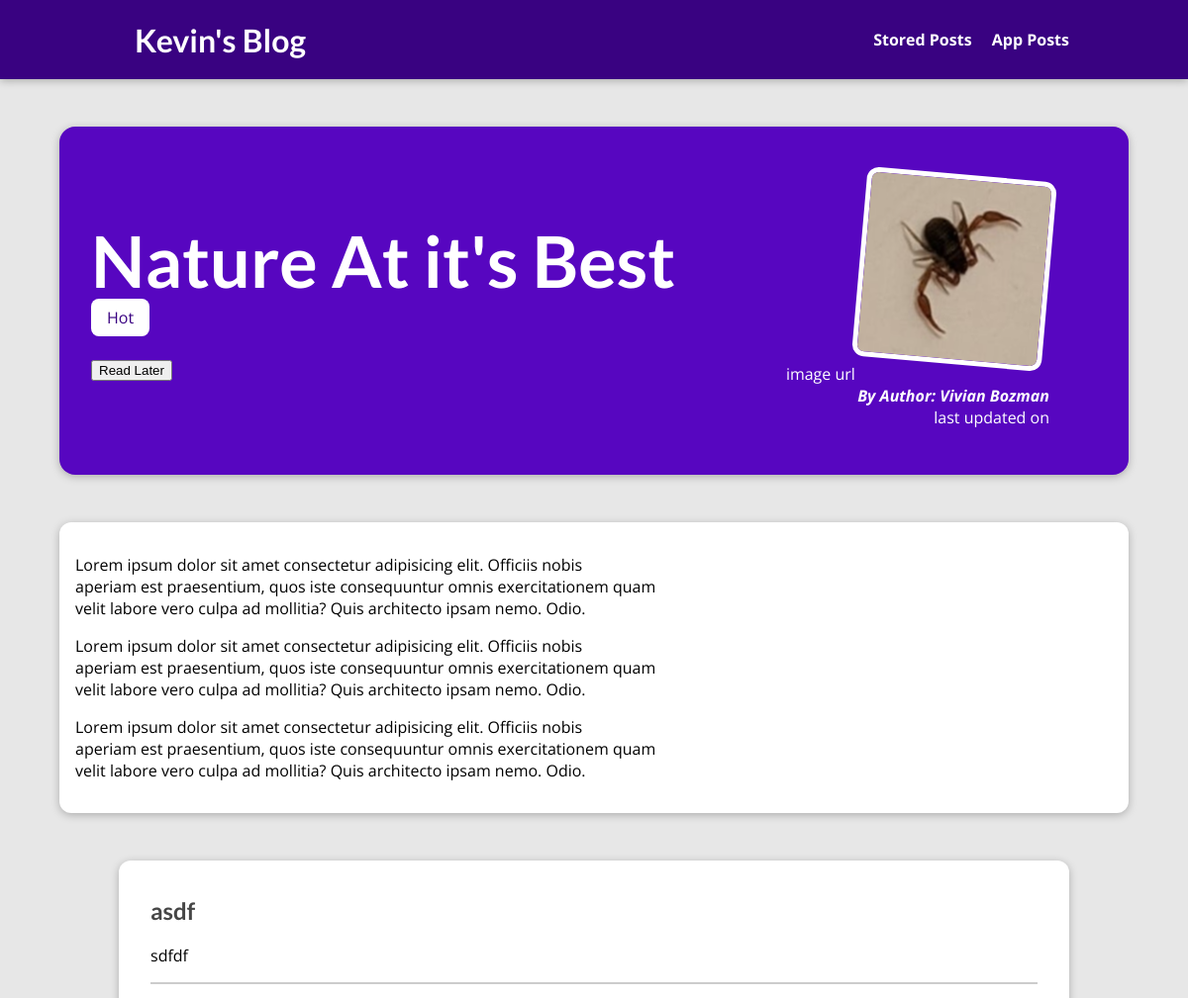
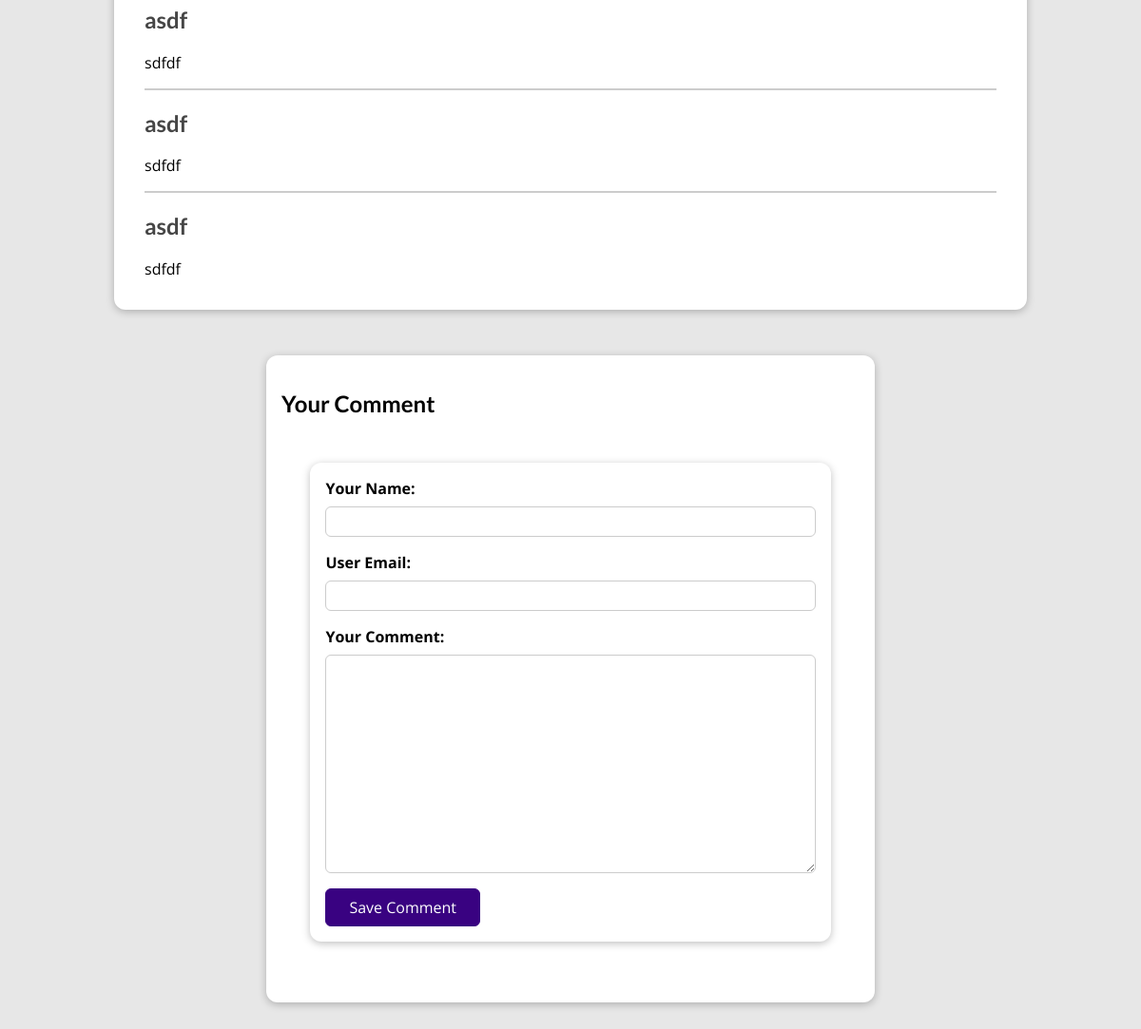
The page /posts/nature-at-its-best on the database its author committed (2 pictures, top to bottom).
### blog/models.py (models this page shows, shortened)
class Post(models.Model):
    title = models.CharField(max_length=150)
    excerpt = models.CharField(max_length=250)
    image = models.ImageField(upload_to="posts",null=True)
    post_date = models.DateField(auto_now=True)
    author = models.ForeignKey(Author, on_delete=models.SET_NULL, null=True, related_name="posts")
    slug = models.SlugField(unique=True, db_index=True) # automatically does index.. don't really need db_index
    content = models.TextField(validators=[MinLengthValidator(10), MaxLengthValidator(5000)])
    tags = models.ManyToManyField(Tag)

class Tag(models.Model):
    caption = models.CharField(max_length=100)

class Author(models.Model):
    first_name = models.CharField(max_length=100)
    last_name = models.CharField(max_length=100)
    email_address = models.EmailField()
    def full_name(self):
        return f"{self.first_name} {self.last_name}"
    def __str__(self):
        return self.full_name()

class Comment(models.Model):
    user_name =  models.CharField(max_length=120)
    user_email = models.EmailField()
    text =  models.TextField(max_length=500)
    post = models.ForeignKey(Post, on_delete=models.CASCADE, related_name="comments")

### blog/views.py (the view, shortened to what this page needs)
# urls.py: path('posts/<slug:slug>', views.SinglePostView.as_view(), name='post_detail_page'),
class SinglePostView(View):
    def is_stored_posts(self,request,post_id):
        stored_posts = request.session.get("stored_posts")
        if stored_posts is not None:
            is_saved_for_later = post_id in stored_posts
        else:
            is_saved_for_later = False
        return is_saved_for_later
    def get(self, request, slug):
        post = Post.objects.get(slug=slug)
        context = {
            "post": post,
            "post_tags": post.tags.all(),
            "comment_form" : CommentForm(),
            "comments": post.comments.all().order_by("-id"),
            "saved_for_later": self.is_stored_posts(request, post.id)
        }
        return render(request, "blog/post-detail.html", context)

### blog/forms.py
class CommentForm(forms.ModelForm):
    class Meta:
        model = Comment
        exclude = ["post"]
        labels = {
            "user_email" : "User Email",
            "user_name" : "Your Name",
            "text": "Your Comment"
        }

### blog/templates/blog/post-detail.html (shortened to what this page needs)
{% extends "base.html" %}
{% load static %}
{% block css_files %}
<link rel="stylesheet" href="{% static 'blog/post-detail.css' %}" />
{% endblock %}
{% block content %}
<section id="summary">
    <h2>{{ post.title}}</h2>
    <div>
        {% for tag in post_tags %}
            <span class="tag"> {{ tag.caption}} </span>
        {%  endfor %}
    </div>
    <div>
        <form action="{% url "read-later" %}" method="POST" >
            <button id="read-later">
            {% if saved_for_later %}
                Rrmove from "read Later list"
            {% else %}
                Read Later
            {% endif%}
            </button>
        </form>
    </div>
    <article>
        image url
        <img src="{{post.image.url}}" alt= {{post.title}} />
        <address>By <a href="mailto:{{post.author.email_address}} ">Author: {{ post.author|title }}</a> </address>
        <div>last updated on <time>{{post.date|date:"D d M Y"}}</time></div>
    </article>
</section>
<main>
    {{ post.content|linebreaks }}
</main>
<section id="comments">
<ul>
    {% for comment in comments %}
        <li>
            <h2>{{comment.user_name}}</h2>
            <p>{{comment.text|linebreaks}}</p>
        </li>
    {% endfor %}
</ul>
</section>
<section id = "comment-form">
    <h2>Your Comment</h2>
    <form action="{% url "post_detail_page" post.slug %}" method="POST" id="comment-form">
        {% for form_field in comment_form %}
            <div class="form-control {% if form_field.errors %} invalid {% endif %}">
                {{ form_field.label_tag }}
                {{ form_field }}
            </div>
        {% endfor %}
        <button> Save Comment </button>
    </form>
</section>
{% endblock%}

### static/app.css (style rules this page uses)
* { box-sizing: border-box; }
html { font-family: 'Open Sans', 'Lato', sans-serif; }
body { margin: 0; }
h1, h2, h3 { font-family: 'Lato', sans-serif; font-weight: bold; }

### blog/static/blog/post-detail.css (style rules this page uses)
body { background-color: #e7e7e7; }
#summary { margin: 8rem auto 3rem auto; padding: 2rem; width: 90%; max-width: 90rem; border-radius: 16px; background-color: #5706c0; position: relative; box-shadow: 0 2px 8px rgba(0, 0, 0, 0.25); height: 22rem; }
#summary h2 { color: white; font-size: 4.5rem; margin-bottom: 0.25rem; }
#summary article { position: absolute; top: 2rem; right: 3rem; padding: 1rem 2rem; border-radius: 12px; text-align: right; color: white; }
#summary article img { width: 12rem; height: 12rem; border-radius: 12px; transform: rotateZ(5deg); border: 5px solid white; margin-bottom: 1rem; }
#summary address { font-weight: bold; }
#summary a { color: white; text-decoration: none; }
#read-later { margin: 2rem 0; }
main { width: 90%; max-width: 90rem; margin: 3rem auto; background-color: white; padding: 1rem; border-radius: 12px; box-shadow: 0 2px 8px rgba(0, 0, 0, 0.25); }
.tag { background-color: white; color: #390281; padding: 0.5rem 1rem; border-radius: 8px; }
#comment-form { margin: 3rem auto; width: 90%; max-width: 40rem; border-radius: 12px; background-color: white; box-shadow: 0 2px 8px rgba(0, 0, 0, 0.25); padding: 1rem; }
#comment-form button { font: inherit; background-color: #390281; color: white; border: 1px solid #390281; padding: 0.5rem 1.5rem; border-radius: 6px; cursor: pointer; }
.form-control { margin-bottom: 1rem; }
.form-control label { font-weight: bold; margin-bottom: 0.5rem; display: block; }
.form-control input, .form-control textarea { display: block; width: 100%; font: inherit; padding: 0.25rem; border-radius: 6px; border: 1px solid #ccc; }
#comments { margin: 3rem auto; width: 90%; max-width: 60rem; border-radius: 12px; background-color: white; box-shadow: 0 2px 8px rgba(0, 0, 0, 0.25); padding: 1rem 2rem; }
#comments ul { list-style: none; margin: 0; padding: 0; }
#comments li { margin-bottom: 1rem; border-bottom: 2px solid #ccc; }
#comments li:last-of-type { border-bottom: none; }
#comments h2 { color: #464646; }

### rows shown on the page
Post: title "Nature At it's Best", image (picture), author "Vivian Bozman", content "Lorem ipsum dolor sit amet consectetur adipisicing elit. Officiis nobis aperiam est praesentium, quos iste consequuntur omnis exercitationem quam velit labore vero culpa ad mollitia? Quis architecto ipsam nemo. Odio. Lorem ipsum dolor sit amet consectetur adipisicing elit. Officiis nobis aperiam est praesentium, quos iste consequuntur omnis exercitationem quam velit labore vero culpa ad mollitia? Quis architecto ipsam nemo. Odio. Lorem ipsum dolor sit amet consectetur adipisicing elit. Officiis nobis aperiam est praesentium, quos iste consequuntur omnis exercitationem quam velit labore vero culpa ad mollitia? Quis architecto ipsam nemo. Odio."
Tag: caption "Hot"
Comment: user_name "asdf", text "sdfdf"
Comment: user_name "asdf", text "sdfdf"
Comment: user_name "asdf", text "sdfdf"
Comment: user_name "asdf", text "sdfdf"
